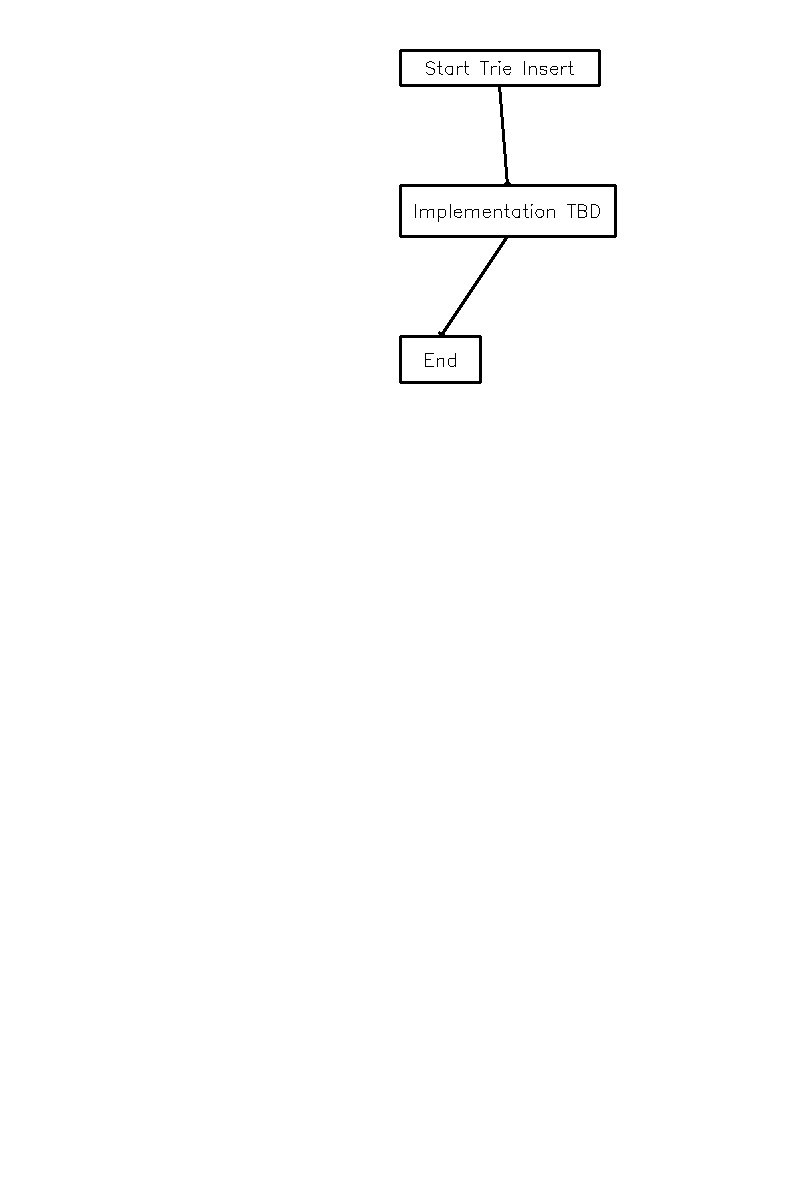
#> input picture dataset/flowchart_000.jpg, 800 x 1200 px
$ python Preprocessing_OCR.py
#> lines starting #> are read from the running program, lines starting #| are printed output that depends on the picture; after the words box and inside, x2 and y2 are one past the last pixel; in counts of white or black regions, pixels touching at a corner belong together
import re
import cv2
import numpy as np
import pytesseract
from pytesseract import Output
from matplotlib import pyplot as plt
from dotenv import load_dotenv
import os

# Image preprocessing functions (unchanged)
class Preprocess():
    def get_grayscale(self, image):
        return cv2.cvtColor(image, cv2.COLOR_BGR2GRAY)

    def remove_noise(self, image):
        return cv2.medianBlur(image, 5)

    def thresholding(self, image):
        return cv2.threshold(image, 0, 255, cv2.THRESH_BINARY + cv2.THRESH_OTSU)[1]

    def dilate(self, image):
        kernel = np.ones((5,5), np.uint8)
        return cv2.dilate(image, kernel, iterations=1)

    def erode(self, image):
        kernel = np.ones((5,5), np.uint8)
        return cv2.erode(image, kernel, iterations=1)

    def get_opening(self, image):
        kernel = np.ones((5,5), np.uint8)
        return cv2.morphologyEx(image, cv2.MORPH_OPEN, kernel)

    def canny(self, image):
        return cv2.Canny(image, 100, 200)

    # [12 lines left out: function deskew, not called in this run]

    def match_template(self, image, template):
        return cv2.matchTemplate(image, template, cv2.TM_CCOEFF_NORMED)

    def preProcessIMG(self, img):
        # Read the image
#> called with img = '../dataset/flowchart_000.jpg'
        image = cv2.imread(img)
#> image is the input picture: shape (1200, 800, 3); min 0, max 255, mean 253.6
        b, g, r = cv2.split(image)
        rgb_img = cv2.merge([r, g, b])
        plt.imshow(rgb_img)
        plt.title('ORIGINAL IMAGE')
        plt.show()

        # Preprocess image
        gray = self.get_grayscale(image)
        thresh = self.thresholding(gray)
        opening = self.get_opening(gray)
        canny = self.canny(gray)
#> in canny, `return cv2.Canny(image, 100, 200)`:
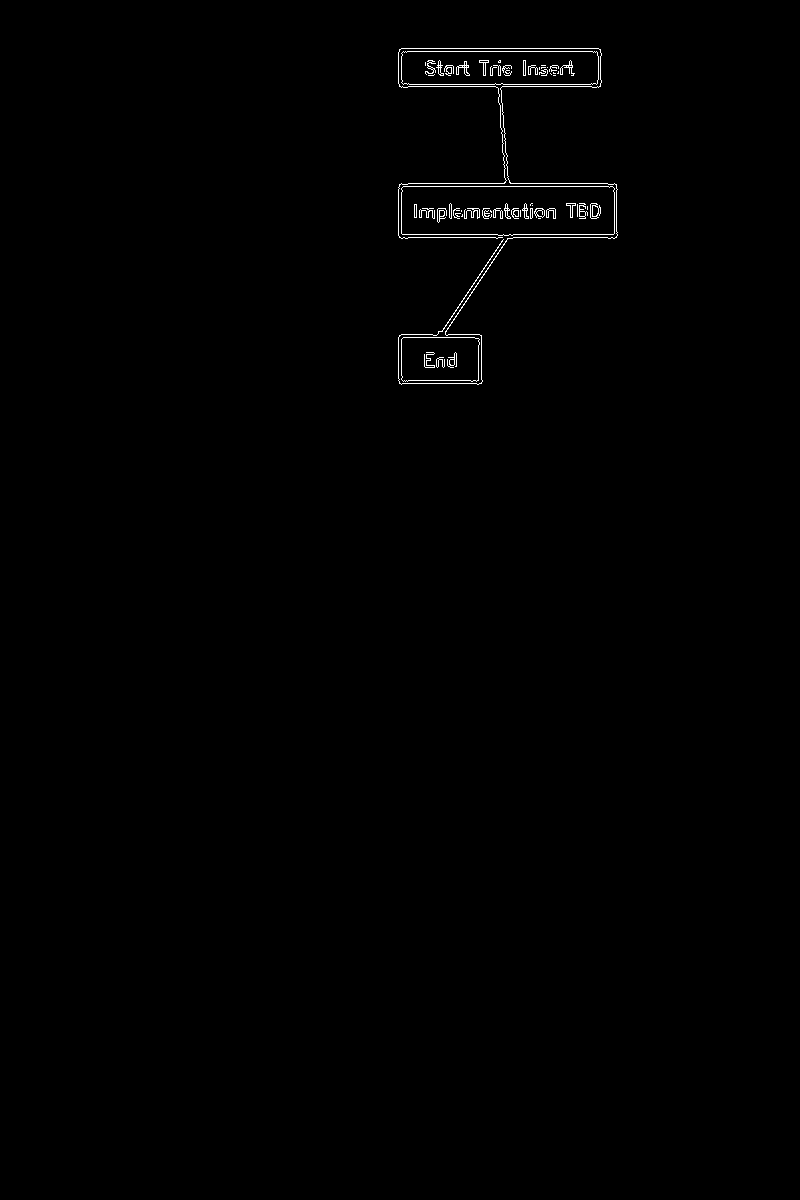
#> returned value: shape (1200, 800); 0.48% white in thin lines or dots, all inside (x1, y1, x2, y2) = (398, 48, 618, 385)

        images = {'gray': gray, 'thresh': thresh, 'opening': opening, 'canny': canny}

        # Plot images after preprocessing
        fig = plt.figure(figsize=(13,13))
        ax = []
        rows = 2
        columns = 2
        keys = list(images.keys())
#> keys = ['gray', 'thresh', 'opening', 'canny']
        for i in range(rows*columns):
            ax.append(fig.add_subplot(rows, columns, i+1))
            ax[-1].set_title('AUREBESH - ' + keys[i])
            plt.imshow(images[keys[i]], cmap='gray')
#> after the loop, ax = 4 items
        plt.show()
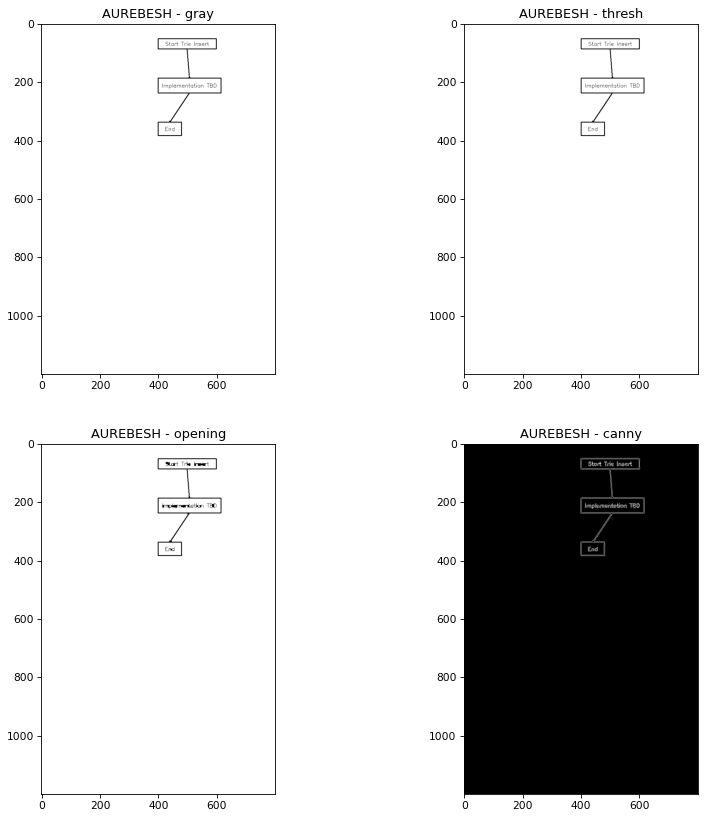
#> figure drawn by matplotlib, 4 panels
'''
# Get OCR output using Pytesseract
custom_config = r'--oem 3 --psm 6'

# Store the extracted text from different preprocessing steps
extracted_texts = {}

print('-----------------------------------------')
print('TESSERACT OUTPUT --> ORIGINAL IMAGE')
print('-----------------------------------------')
extracted_texts['original'] = pytesseract.image_to_string(image, config=custom_config)
print(extracted_texts['original'])

print('\n-----------------------------------------')
print('TESSERACT OUTPUT --> THRESHOLDED IMAGE')
print('-----------------------------------------')
extracted_texts['thresh'] = pytesseract.image_to_string(thresh, config=custom_config)
print(extracted_texts['thresh'])

print('\n-----------------------------------------')
print('TESSERACT OUTPUT --> OPENED IMAGE')
print('-----------------------------------------')
extracted_texts['opening'] = pytesseract.image_to_string(opening, config=custom_config)
print(extracted_texts['opening'])

print('\n-----------------------------------------')
print('TESSERACT OUTPUT --> CANNY EDGE IMAGE')
print('-----------------------------------------')
extracted_texts['canny'] = pytesseract.image_to_string(canny, config=custom_config)
print(extracted_texts['canny'])

# Let's assume the thresholded image gives the best result for now
best_extracted_text = extracted_texts['thresh']
'''

if __name__=="__main__":
    path = "../dataset/flowchart_000.jpg"
    obj = Preprocess()
    obj.preProcessIMG(path)

$ run again, with dataset/flowchart_009.jpg copied over dataset/flowchart_000.jpg
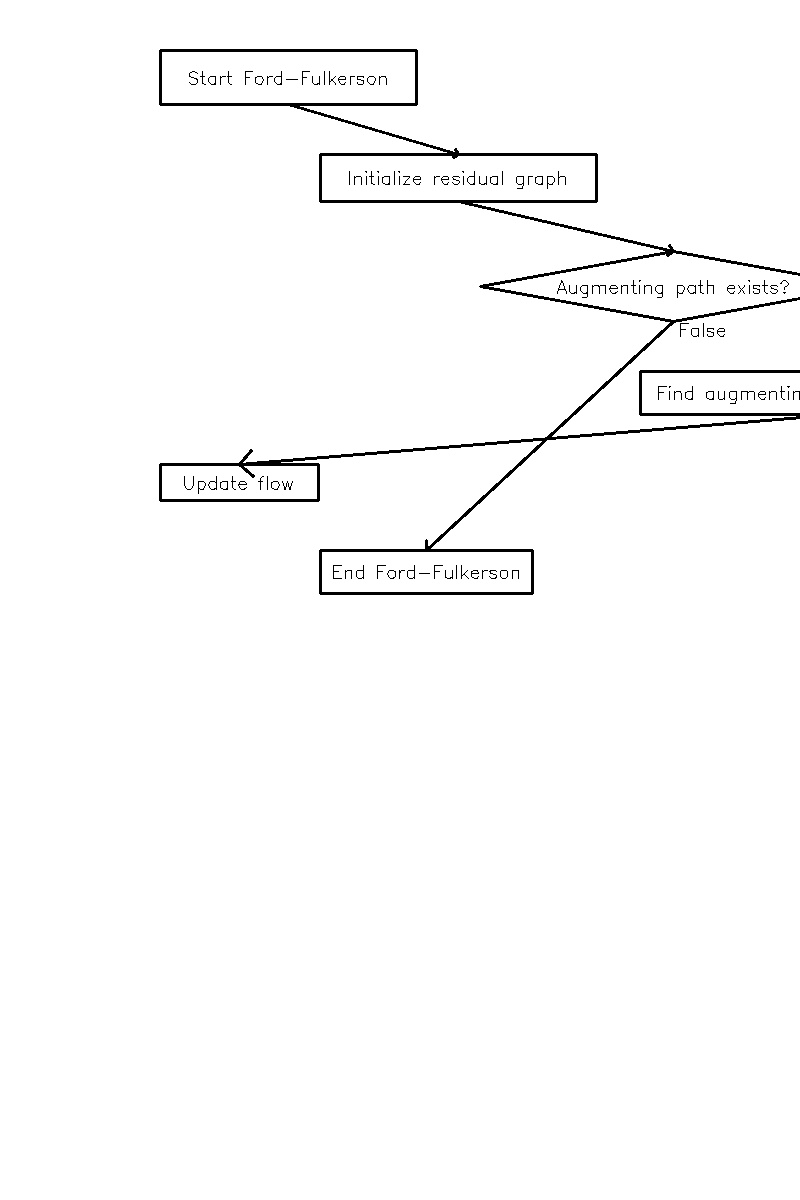
#> input picture dataset/flowchart_009.jpg, 800 x 1200 px
#> in preProcessIMG, image is the input picture: shape (1200, 800, 3); min 0, max 255, mean 250.8
#> in canny, `return cv2.Canny(image, 100, 200)`:
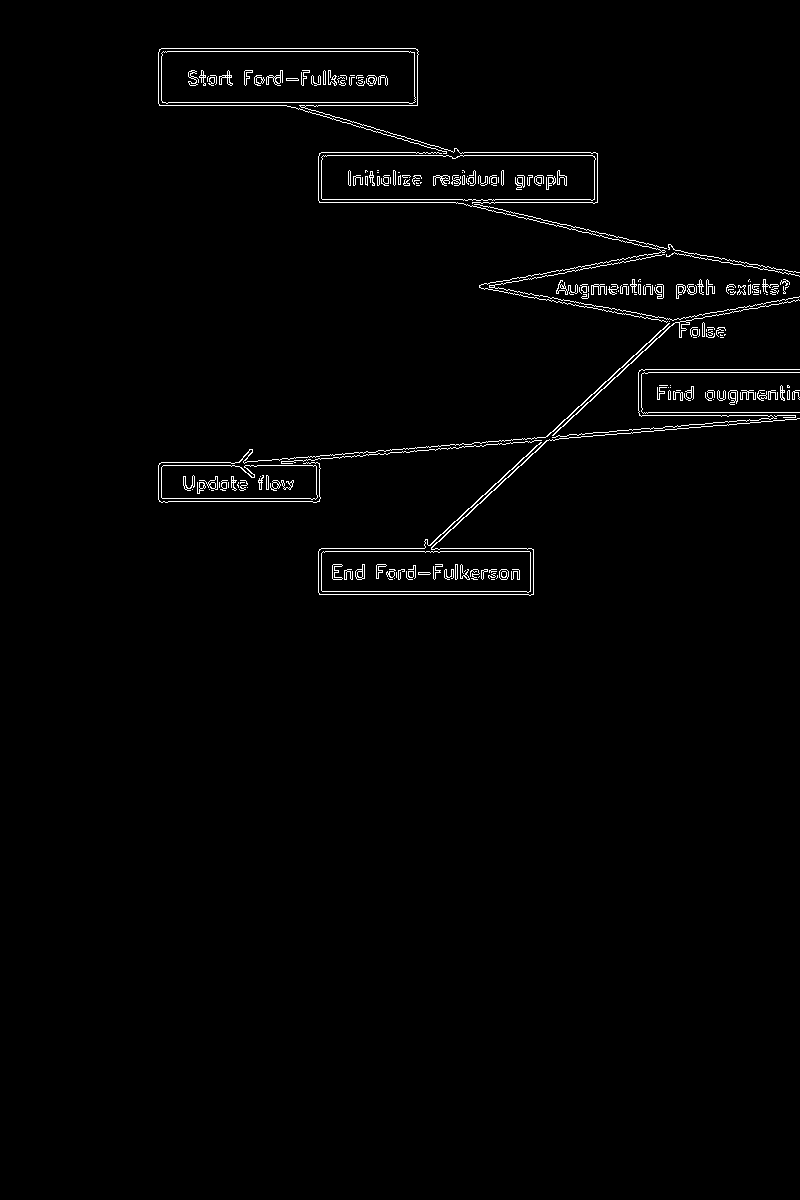
#> returned value: shape (1200, 800); 1.4% white in thin lines or dots, all inside (x1, y1, x2, y2) = (158, 48, 800, 596)
#> keys = ['gray', 'thresh', 'opening', 'canny']
#> after the loop in preProcessIMG, `for i in range(rows*columns):`: ax = 4 items
#> in preProcessIMG, `plt.show()`:
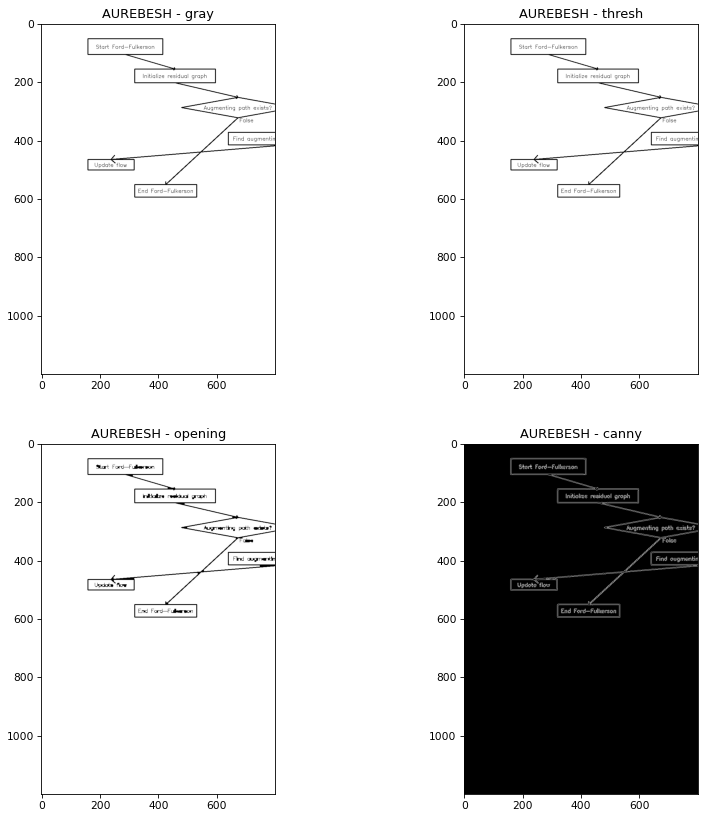
#> figure drawn by matplotlib, 4 panels

$ run again, with dataset/flowchart_011.jpg copied over dataset/flowchart_000.jpg
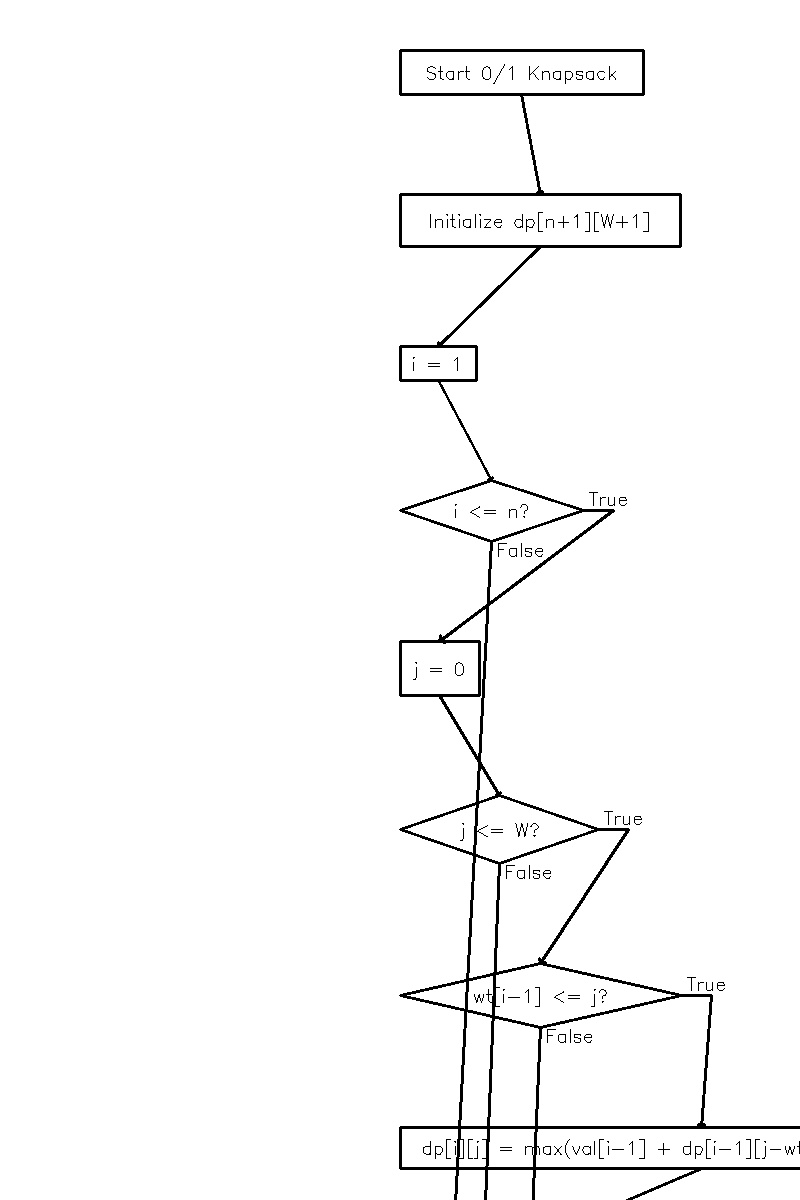
#> input picture dataset/flowchart_011.jpg, 800 x 1200 px
#> in preProcessIMG, image is the input picture: shape (1200, 800, 3); min 0, max 255, mean 249.3
#> in canny, `return cv2.Canny(image, 100, 200)`:
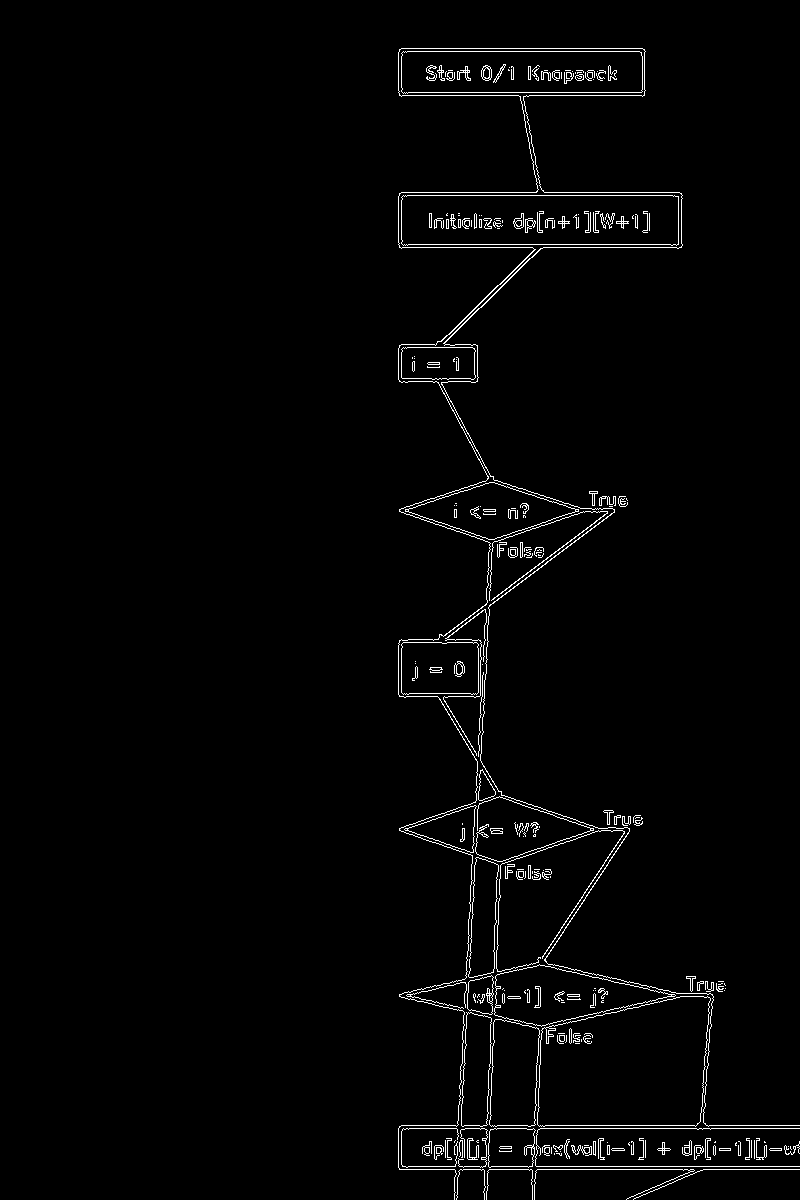
#> returned value: shape (1200, 800); 1.8% white in thin lines or dots, all inside (x1, y1, x2, y2) = (398, 48, 800, 1200)
#> keys = ['gray', 'thresh', 'opening', 'canny']
#> after the loop in preProcessIMG, `for i in range(rows*columns):`: ax = 4 items
#> in preProcessIMG, `plt.show()`:
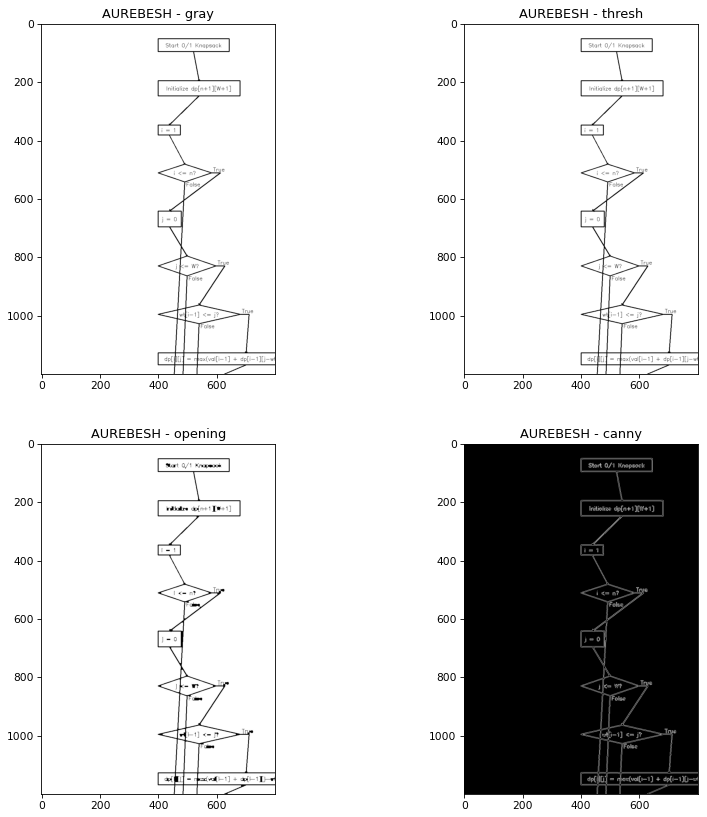
#> figure drawn by matplotlib, 4 panels
